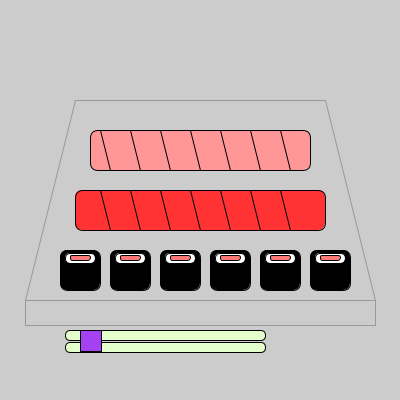
Frame 1 (no input)
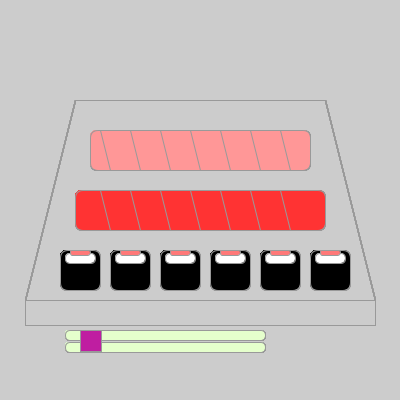
Frame 60 (the mouse pressed at the canvas centre just before this capture)
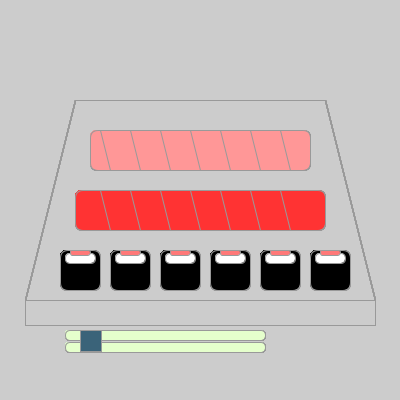
Frame 120 (the mouse held since frame 60 and released just before this capture)

The Processing sketch that drew these frames (run headless with seeded random() and noise(); from frame 60 on, the mouse is pressed at the canvas centre):

// Processing sketch: processing_113449
// ── processing_113449.pde

float bx;
float by;
int boxSize = 21;
boolean overBox = false;
boolean locked = false;
float xOffset = 0.0; 
float yOffset = 0.0; 

int savedTime;
int totalTime = 5000;


void setup(){
  size(400, 400);
  bx = 80;
  by = 330;
  savedTime = millis();  

}

//chopstick variables
int xPos = 65;
//sushi variables
int yPos = 250;
int yDir=5;

void draw(){
  drawSushi1(130, 170);
  drawSushi2(190, 230);
//Platter surface
  line (75, 100, 325, 100);
  line (25, 300, 375, 300);
  line (75, 100, 25, 300);
  line (325, 100, 375, 300);
//Platter bottom
  line (25, 300, 25, 325);
  line (375, 300, 375, 325);
  line (25, 325, 375, 325);
 }
//Sushi roll 1
void drawSushi1(int xloc, int yloc) {
  fill (255, 151, 151);
  rect (90, 130, 220, 40, 8);
  line (100, xloc, 110, yloc);
  int increment = 30;
  for (int i = 0; i < 6; i++) {
    line (100 + increment, xloc, 110 + increment, yloc);
    increment += 30;
  }
}
//Sushi roll 2
void drawSushi2(int xloc, int yloc) {
  fill (255, 51, 51);
  rect (75, 190, 250, 40, 8);
  line (100, xloc, 110, yloc);
  int increment = 30;
  for (int i = 0; i < 6; i++) {
    line (100 + increment, xloc, 110 + increment, yloc);
    increment += 30;
 }
//Sushi pieces
  fill (0);
  rect (60, 250, 40, 40, 8);
  rect (110, 250, 40, 40, 8);
  rect (160, 250, 40, 40, 8);
  rect (210, 250, 40, 40, 8);
  rect (260, 250, 40, 40, 8);
  rect (310, 250, 40, 40, 8);
//Rice
  fill (255);
  rect (65, 253, 30, 10, 10);
  rect (115, 253, 30, 10, 10);
  rect (165, 253, 30, 10, 10);
  rect (215, 253, 30, 10, 10);
  rect (265, 253, 30, 10, 10);
  rect (315, 253, 30, 10, 10);
//Fish
  yPos=yPos+yDir;
  if (yPos<height)
  {
    yDir=-yDir;
  }
  fill(255, 120, 120);
  rect (70, yPos, 20, 5, 10);
  rect (120, yPos, 20, 5, 10);
  rect (170, yPos, 20, 5, 10);
  rect (220, yPos, 20, 5, 10);
  rect (270, yPos, 20, 5, 10);
  rect (320, yPos, 20, 5, 10);
 
//Chopsticks
  fill (229, 255, 204);
  rect (65, 330, 200, 10, 5);
  rect (65, 342, 200, 10, 5);
  fill (random(255), random(255), random(255));
  rect (bx, by, boxSize, boxSize, 0);
  
int passedTime = millis() - savedTime;
  if (passedTime > totalTime) {
    background(random(255)); 
    savedTime = millis();
  }
  
//Dragging ze chopsticks
  if (mouseX > bx-boxSize && mouseX < bx+boxSize && 
      mouseY > by-boxSize && mouseY < by+boxSize) {
    overBox = true;  
    if(!locked) { 
      stroke(255); 
      fill(153);
    } 
  } else {
    stroke(153);
    fill(153);
    overBox = false;
  }

}

void mousePressed() {
  if(overBox) { 
    locked = true; 
    fill(255, 255, 255);
  } else {
    locked = false;
  }
  xOffset = mouseX-bx; 
  yOffset = mouseY-by; 

}

void mouseDragged() {
  if(locked) {
    bx = mouseX-xOffset; 
    by = mouseY-yOffset; 
  }
}

void mouseReleased() {
  locked = false;
}
